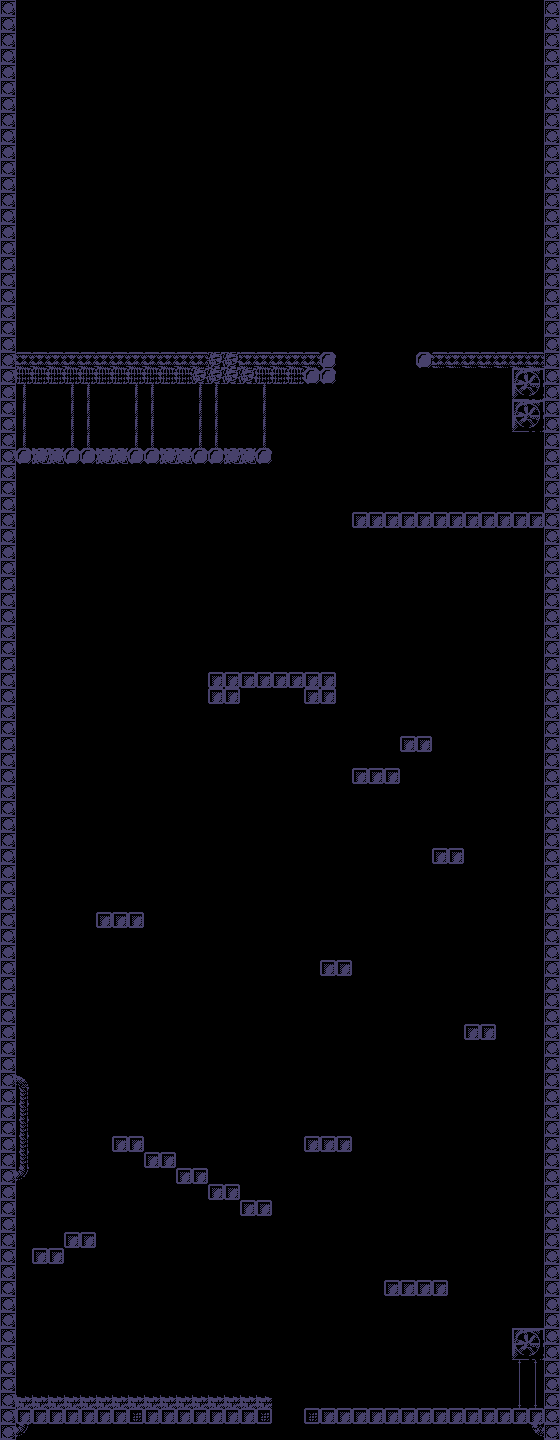

A level layout from a 2D game, rendered from its tile map. Below: a short description, then the map file with tile-grid data replaced by summaries:
An orthogonal 35x90 tile map with 16x16 px tiles, 1 tile layer (Kachelebene 1) and 29 objects (2x 1).

<map version="1.10" tiledversion="1.11.1" orientation="orthogonal" renderorder="right-down" width="35" height="90" tilewidth="16" tileheight="16" infinite="0" backgroundcolor="#000000" nextlayerid="5" nextobjectid="33">
 <tileset firstgid="1" source="Tileset.tsx" />
 <layer id="1" name="Kachelebene 1" width="35" height="90">
  <data>[3150 cells, 409 non-empty, 21 distinct tile ids]</data>
 </layer>
 <objectgroup id="2" name="Platforms">
  <object id="2" x="16.3125" y="352.018" width="319.651" height="31.9194" />
  <object id="3" x="416.091" y="352.091" width="127.545" height="15.8182" />
  <object id="4" x="16.4245" y="448.165" width="255.401" height="15.9194" />
  <object id="5" x="16.1563" y="1408.06" width="255.839" height="15.875" />
  <object id="7" x="304.018" y="1408.08" width="239.839" height="15.875" />
  <object id="8" x="512.059" y="1328.04" width="31.7303" height="31.962" />
  <object id="9" x="512.001" y="368.25" width="31.8224" height="63.6932" />
  <object id="10" x="351.883" y="512.04" width="192.151" height="15.9194" />
  <object id="11" x="400.004" y="736.103" width="31.9465" height="15.6069" />
  <object id="12" x="352.209" y="768.106" width="47.6738" height="15.9705" />
  <object id="13" x="208.027" y="672.106" width="127.947" height="15.6069" />
  <object id="14" x="303.845" y="686.924" width="31.9465" height="16.9705" />
  <object id="15" x="208.209" y="687.469" width="31.9465" height="16.3342" />
  <object id="16" x="432.089" y="848.072" width="31.9465" height="15.8569" />
  <object id="17" x="320.214" y="960.072" width="31.634" height="15.7319" />
  <object id="18" x="464.089" y="1024.13" width="31.9465" height="15.6069" />
  <object id="19" x="96.1517" y="912.134" width="47.6965" height="15.7319" />
  <object id="20" x="304.122" y="1136.07" width="47.8269" height="15.8243" />
  <object id="21" x="112.027" y="1136.11" width="31.9465" height="15.6069" />
  <object id="22" x="144.027" y="1152.2" width="31.9465" height="15.6069" />
  <object id="23" x="176.118" y="1168.2" width="31.9465" height="15.6069" />
  <object id="24" x="208.027" y="1184.01" width="31.9465" height="15.6069" />
  <object id="25" x="240.209" y="1200.11" width="31.9465" height="15.6069" />
  <object id="26" x="384.152" y="1280.2" width="63.5715" height="15.6069" />
  <object id="27" x="63.9245" y="1232.17" width="31.9465" height="15.6069" />
  <object id="28" x="31.8449" y="1248.11" width="31.9465" height="15.6069" />
 </objectgroup>
 <objectgroup id="4" name="Checkpoints">
  <object id="32" x="60.5" y="297.75" />
 </objectgroup>
 <objectgroup id="3" name="Dynamic">
  <object id="29" name="1" x="207.938" y="591.813" width="32" height="16" />
  <object id="31" name="1" x="415.833" y="320.14" width="32" height="16" />
 </objectgroup>
</map>
